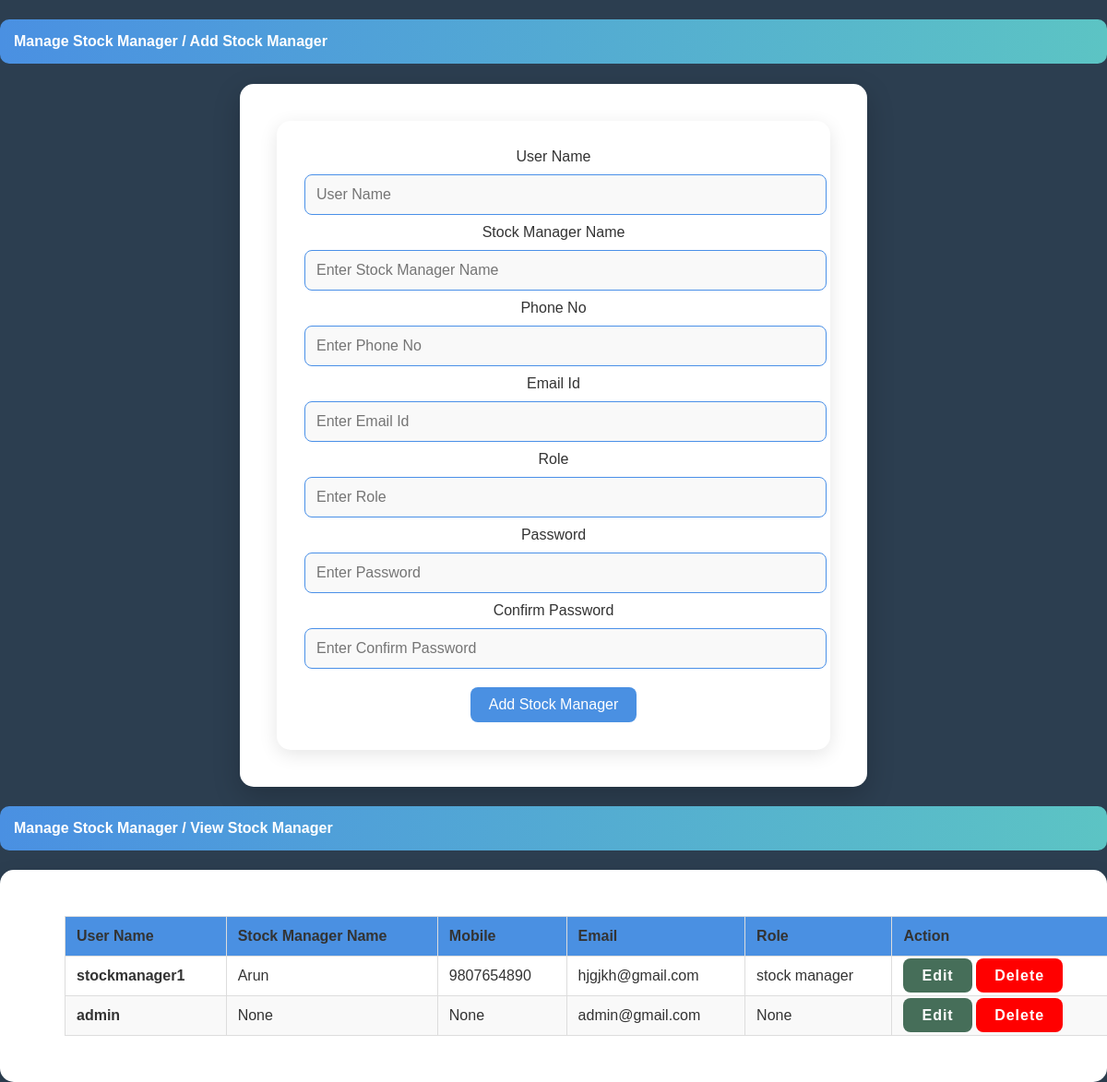
Page /staff_register on the earlier database version.
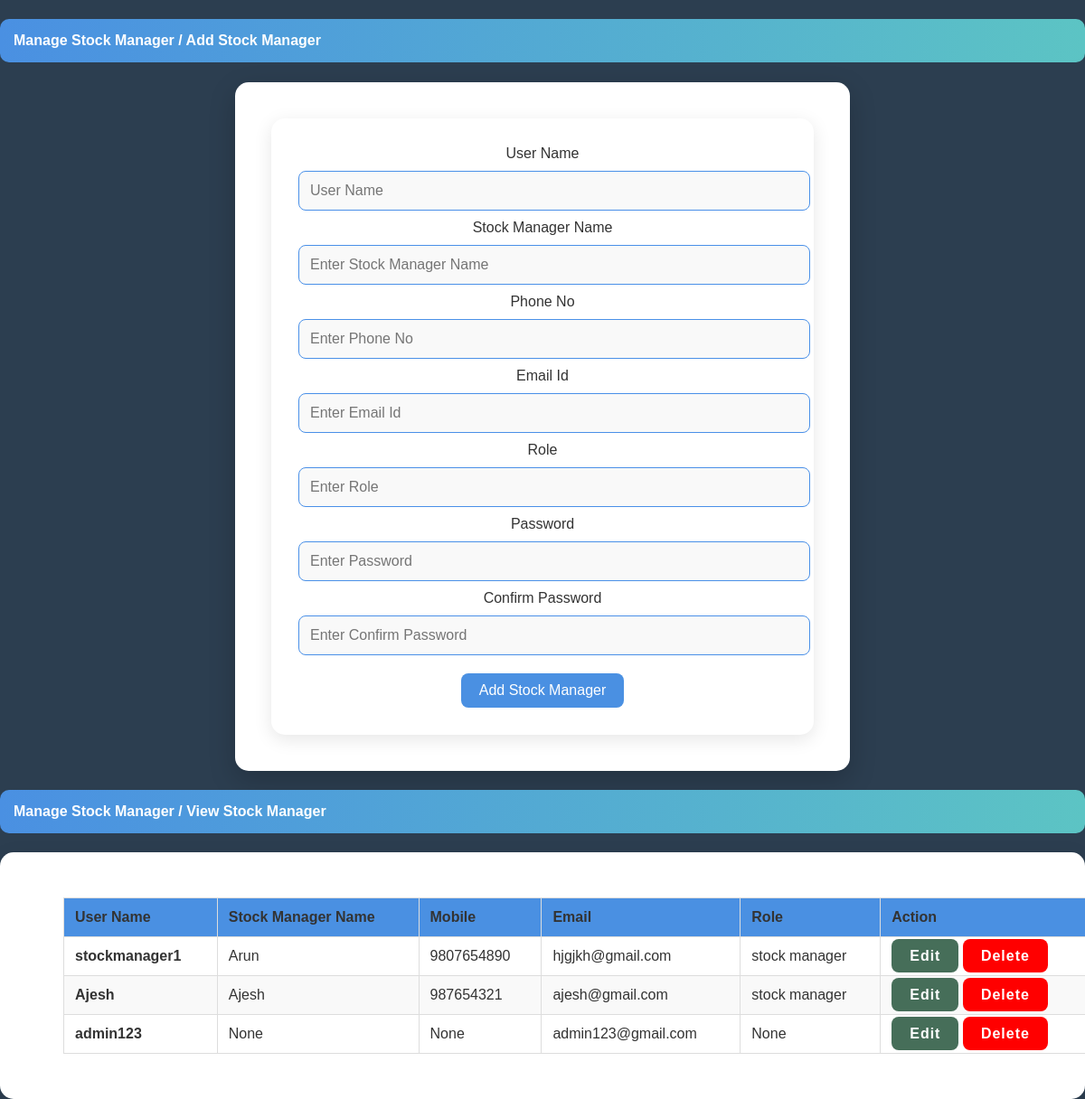
Same page on the later database version.
### pet_app/models.py (models this page shows)
class User(AbstractUser):
    is_admin = models.BooleanField(default=False, verbose_name="Is admin")
    is_staff = models.BooleanField(default=False, verbose_name="Is Staff")
    is_customer = models.BooleanField(default=False, verbose_name="Is Customer")
    is_boy = models.BooleanField(default=False, verbose_name="Is Delivery Boy")
    name = models.CharField(max_length=100,null=True, blank=True)
    mobile = models.IntegerField(null=True, blank=True)
    Address = models.TextField(null=True, blank=True)
    email = models.EmailField(max_length=20,null=True, blank=True)
    role = models.CharField(max_length=20,null=True, blank=True)
    photo = models.ImageField(upload_to='profile/',null=True, blank=True)

### pet_app/views.py (the view)
# urls.py: path('staff_register', views.staff_register, name='staff_register'),
def staff_register(request):
    staff=User.objects.filter(is_staff=True)
    if request.method == "POST":
        uname = request.POST.get("username")
        passw1 = request.POST.get("Password")
        passw2= request.POST.get("Password1")
        name = request.POST.get("name")
        phone = request.POST.get("phone")
        email = request.POST.get("email")
        Role = request.POST.get("Role")
        if passw1 ==passw2:
            if User.objects.filter(username=uname).exists():
                messages.error(request, 'Username already exists.')
                return render(request, 'administrator/add_staff.html')
            else:
                user = User.objects.create_user(
                    username=uname,
                    password=passw1,
                    name=name,
                    mobile=phone,
                    email=email,
                    role=Role,
                    is_staff=True,
                )
                user.save()
                messages.success(request, 'Registration successful.')
                return redirect('staff_register')
        else:
            messages.error(request, 'password not matching.')
            return redirect('staff_register')
    else:
        context={
        'staff':staff
    }
        return render(request, "administrator/add_staff.html",context)

### templates/administrator/add_staff.html (shortened to what the changed rows need)
{% extends 'administrator/extn.html' %}
{% load static %}
{% block content %}
<div class="content-wrapper">
    <div class="container-xxl flex-grow-1 container-p-y">
        <div class="container-xxl flex-grow-1 container-p-y mt-5">
            <div class="card">
                <div class="table-responsive text-nowrap">
                    <table class="table table-hover" style="width: 100%; border-collapse: collapse; font-size: 16px;">
                        <thead>
                            <tr style="background-color: #4a90e2; color: #4a90e8;">
                                <th style="background-color: #4a90e2;">User Name</th>
                                <th style="background-color: #4a90e2;">Stock Manager Name</th>
                                <th style="background-color: #4a90e2;">Mobile</th>
                                <th style="background-color: #4a90e2;">Email</th>
                                <th style="background-color: #4a90e2;">Role</th>
                                <th style="background-color: #4a90e2;">Action </th>
                            </tr>
                        </thead>
                        <tbody>
                            {% for i in staff %}
                            <tr style="transition: background-color 0.3s;">
                                <td><strong>{{i.username}}</strong></td>
                                <td>{{i.name}}</td>
                                <td>{{i.mobile}}</td>
                                <td>{{i.email}}</td>
                                <td>{{i.role}}</td>
                                <td class="text-center">
                                    <a href="{% url 'update_user' i.id %}" class="btn btn-success" style="border-radius: 8px; transition: all 0.3s;">Edit</a>
                                    <a href="{% url 'delete_staff' i.pk %}" class="btn btn-danger" style="border-radius: 8px; background-color: red; transition: all 0.3s ;">Delete</a>
                                </td>
                            </tr>
                            {% endfor %}
                        </tbody>
                    </table>
                </div>
            </div>
        </div>
    </div>
</div>
{% endblock %}

Differences in the rows shown:
no longer on this page (row edited): User: username "admin", name "None", mobile "None", email "admin@gmail.com", role "None"
added User: username "Ajesh", name "Ajesh", mobile "987654321", email "ajesh@gmail.com", role "stock manager"
added User: username "admin123", name "None", mobile "None", email "admin123@gmail.com", role "None"
